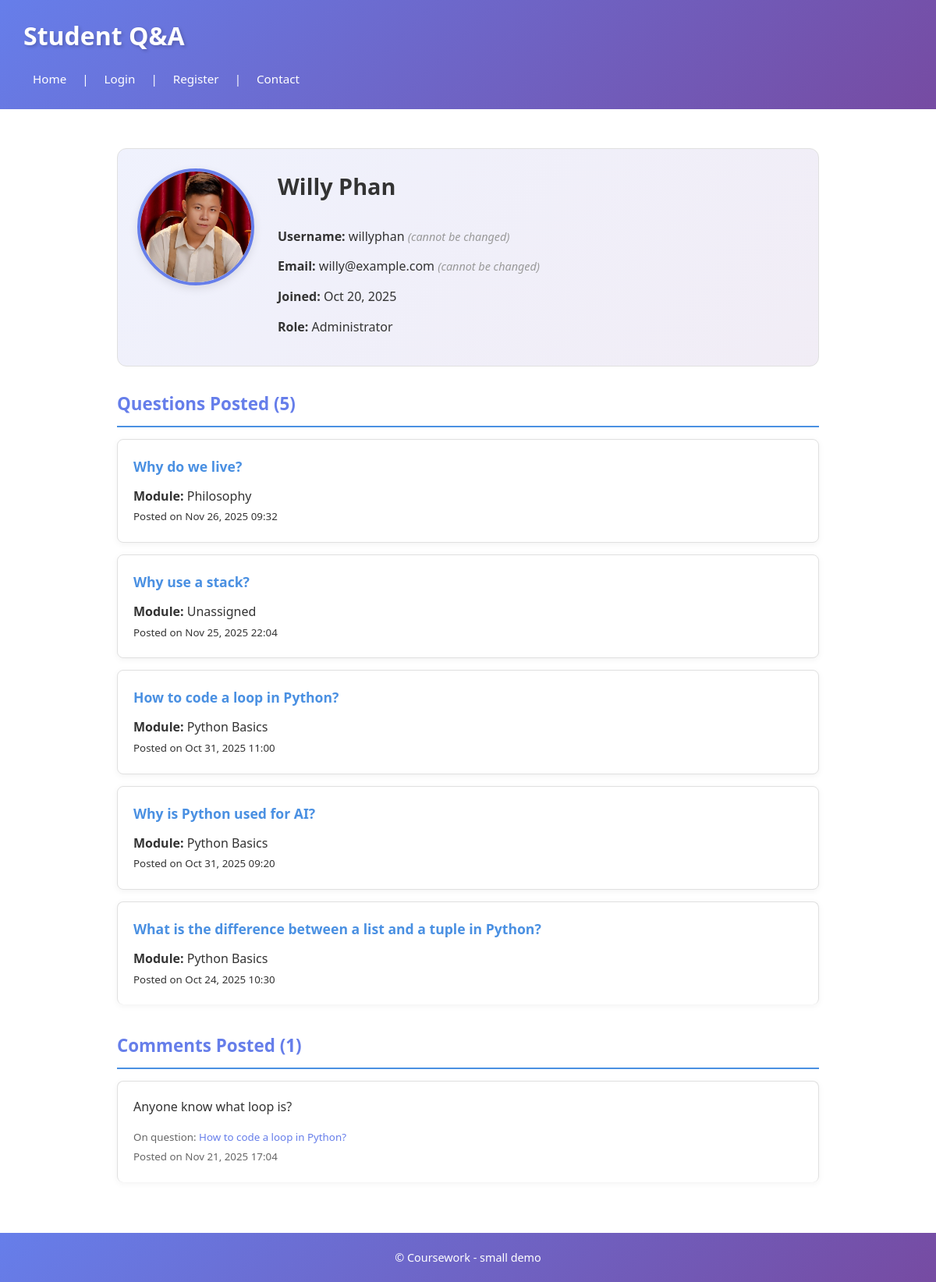
Page /profile.php?username=willyphan on the earlier database version.
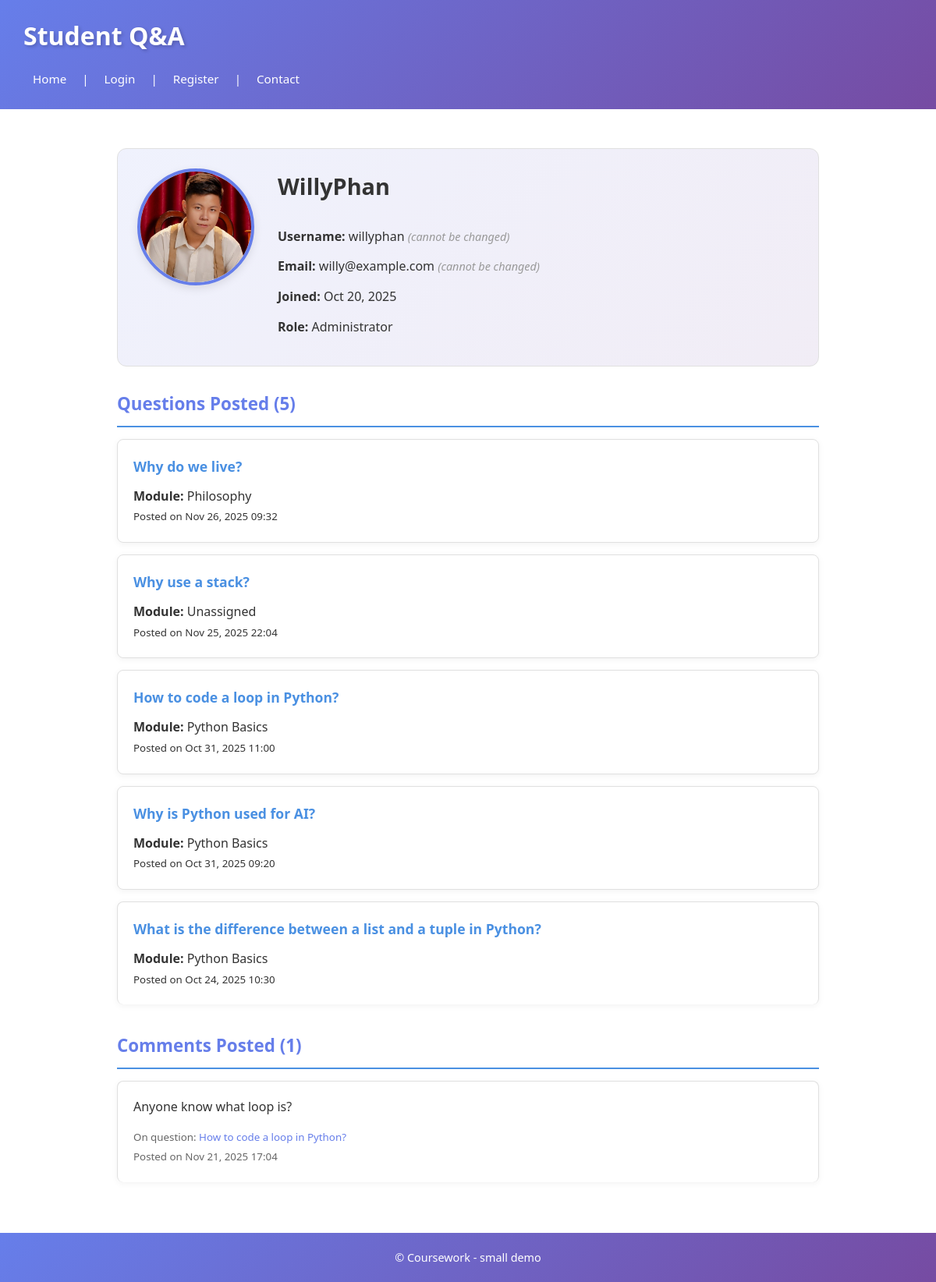
Same page on the later database version.
### tables this page shows
CREATE TABLE `user` (
  `id` int(11) NOT NULL,
  `username` varchar(100) NOT NULL,
  `name` varchar(100) NOT NULL,
  `email` varchar(100) NOT NULL,
  `password` varchar(255) NOT NULL,
  `role` enum('user','admin') NOT NULL DEFAULT 'user',
  `avatar` varchar(255) DEFAULT NULL,
  `created_at` datetime NOT NULL DEFAULT current_timestamp()
);

### profile.php (called while the page is built, shortened)
<?php
require 'includes/DatabaseConnection.php';
require 'includes/DataBaseFunctions.php';
$username = $_GET['username'];
$user = getUserByUsername($pdo, $username);
$userQuestions = getUserQuestions($pdo, $user['id']);
$userComments = getUserComments($pdo, $user['id']);
include 'templates/user_profile.php';
include 'templates/layout.php';
?>

### includes/DataBaseFunctions.php (called while the page is built, shortened)
<?php
function getUserByUsername($pdo, $username) {
    $sql = "SELECT id, username, name, email, role, avatar, created_at FROM `user` WHERE username = :username";
    return query($pdo, $sql, [':username' => $username])->fetch();
}
function query($pdo, $sql, $params = []) {
    $stmt = $pdo->prepare($sql);
    $stmt->execute($params);
    return $stmt;
}
function getUserQuestions($pdo, $userid) {
    $sql = "SELECT q.id, q.text AS questiontext, q.date, q.img, q.moduleid,
                   m.name AS modulename
            FROM question q
            LEFT JOIN module m ON q.moduleid = m.id
            WHERE q.userid = :userid
            ORDER BY q.date DESC";
    return query($pdo, $sql, [':userid' => $userid])->fetchAll();
}
function getUserComments($pdo, $userid) {
    $sql = "SELECT c.id, c.text, c.date, q.id AS questionid, q.text AS questiontext
            FROM comment c
            JOIN question q ON c.questionid = q.id
            WHERE c.userid = :userid
            ORDER BY c.date DESC";
    return query($pdo, $sql, [':userid' => $userid])->fetchAll();
}
?>

### templates/user_profile.php (the view, shortened to what this page needs)
<div class="user-profile">
    <div class="profile-header">
        <div class="avatar-section">
            <?php if (!empty($user['avatar'])): ?>
                <img src="images/avatars/<?=htmlspecialchars($user['avatar'])?>" alt="<?=htmlspecialchars($user['name'])?>" class="profile-avatar">
            <?php else: ?>
                <div class="profile-avatar-placeholder">No Avatar</div>
            <?php endif; ?>
        </div>
        <div class="profile-info">
            <h2><?=htmlspecialchars($user['name'])?></h2>
            <p><strong>Username:</strong> <?=htmlspecialchars($user['username'])?> <span class="info-note">(cannot be changed)</span></p>
            <p><strong>Email:</strong> <?=htmlspecialchars($user['email'])?> <span class="info-note">(cannot be changed)</span></p>
            <p><strong>Joined:</strong> <?=htmlspecialchars(date('M d, Y', strtotime($user['created_at'])))?></p>
            <p><strong>Role:</strong> <?=htmlspecialchars($user['role'] === 'admin' ? 'Administrator' : 'User')?></p>
        </div>
    </div>
    <div class="profile-content">
        <h3>Questions Posted (<?=count($userQuestions)?>)</h3>
        <?php if (empty($userQuestions)): ?>
            <p>No questions yet.</p>
        <?php else: ?>
            <div class="questions-list">
                <?php foreach ($userQuestions as $q): ?>
                    <article class="question-card">
                        <h4><a href="question.php?id=<?=htmlspecialchars($q['id'])?>"><?=htmlspecialchars(substr($q['questiontext'], 0, 100))?></a></h4>
                        <p><strong>Module:</strong> <?=htmlspecialchars($q['modulename'] ?? 'Unassigned')?></p>
                        <p><small>Posted on <?=htmlspecialchars(date('M d, Y H:i', strtotime($q['date'])))?></small></p>
                    </article>
                <?php endforeach; ?>
            </div>
        <?php endif; ?>
    </div>
    <div class="profile-content">
        <h3>Comments Posted (<?=count($userComments)?>)</h3>
        <?php if (empty($userComments)): ?>
            <p>No comments yet.</p>
        <?php else: ?>
            <div class="comments-list">
                <?php foreach ($userComments as $c): ?>
                    <article class="comment-card">
                        <p><?=htmlspecialchars($c['text'])?></p>
                        <p><small>On question: <a href="question.php?id=<?=htmlspecialchars($c['questionid'])?>"><?=htmlspecialchars(substr($c['questiontext'], 0, 80))?></a></small></p>
                        <p><small>Posted on <?=htmlspecialchars(date('M d, Y H:i', strtotime($c['date'])))?></small></p>
                    </article>
                <?php endforeach; ?>
            </div>
        <?php endif; ?>
    </div>
</div>

Differences in the rows shown:
changed user "willyphan": name "Willy Phan" → "WillyPhan"
